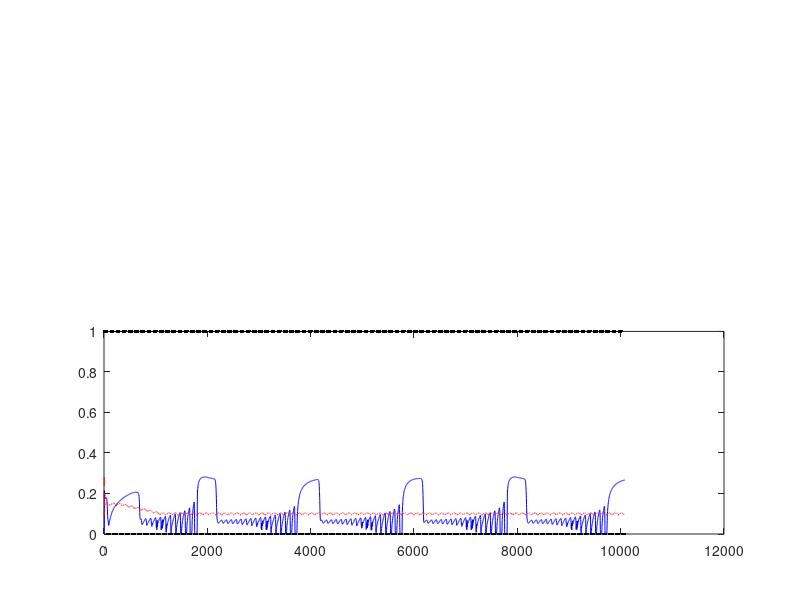
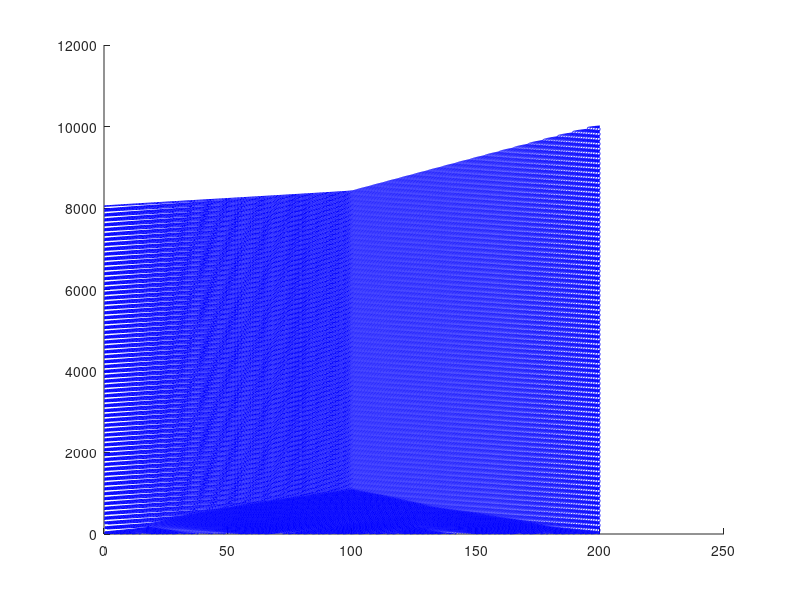

MATLAB code for these plots, in order:
roadlength=200; %total length of the road
tsimul=10000; %Total time of simulation
sigcyc=120; %time signal is red + time signal is green
dutyratio=0.5; %ratio of green signal time to red signal time

silon = 10.0;%10.0;     %%NOV17
%alpha=0.02;  %constant1 for friction coefficent (vehicle to the road);
%bta=0.2;     %bta for acceleration de-acceleration co-efficent
%rt=0.03;       %constant3 reaction time of the driver
rr = 0.0;%0.6;    %limit of random term in the acceleration
dt = [];     %%% collecting all time updates
Vel = [];    %%% collecting all velocity updates

thresholdspeed=0.1; %speed below which a car is considered to be in a congestion
P=100; %P is total number of cars
%P=[5:5:190];%no of cars in the road
%P=[30,35,40,45,50]; %for different densities
%mobility=zeros(1,length(P));
L = roadlength;
Acc = [];

for kl=1:1%no of realization
    alpha=0.6;%gamrnd(silon,0.6/silon,1,P);%rand(1,P);%0.2;  %constant1 for friction coefficent (vehicle to the road);
    bta=0.2;%gamrnd(silon,0.2/silon,1,P);%rand(1,P);%0.2;     %bta for acceleration de-acceleration co-efficent
    rt=0.02;%gamrnd(silon,0.02/silon,1,P);%rand(1,P);%0.3;       %constant3 reaction time of the driver
    for lk=1:length(P)
        p=P(lk)

        specimen_speed=[];
        space_position_eachcar=cell(1,p);
        signalcolor=[];
        focalcar=10;
        sys_speed=[];

        time=0; %initialize time
        mob=[]; %mobility: instantaneous velocity of car
        flow=0; %flow: number of cars that leave signal per signal cycle
        T=[]; %time instants
        t_s=[]; %position vector of the cars



        fp=(1:1:p);%fix the focusing point
        l=randperm(roadlength);
        l=sort(l(1:p),'ascend');%initialize the space position in link 
        vel_h = zeros(1,p);                                   %%%% intitiaing all velocities
        time=0;
        greentime=dutyratio*sigcyc; %total time light is green during a signal cycle
        redtime=sigcyc-greentime;
%        distance_travelled_by_allcar=0;

        while (time<tsimul)
            green=0;
            while (green<greentime)
                
                signalcolor=[signalcolor,1];

                dis_h=[(diff(l)-1),(roadlength-l(end)+l(1)-1)];%distance head
                dis_h = round(dis_h*1e8)/1e8;                               %%%% rounding off distance values to avoid math errors
                diff_v = [diff(vel_h),vel_h(1)-vel_h(end)];                  %%%% relative velocities  %%NOV17
                
                rndm_deceleration=zeros(1,p);                               %%%initialize the random deaccelration
                rdm_arr=randperm(p);                                        %%%randomize the car numbers
                rndm_deceleration(rdm_arr(1))=rr*rand;                     %%%pick the first number in rdm_arr and assign the deceleration radomly between 0 to .6
                
                acc = -(alpha + rndm_deceleration).*vel_h + bta.*(((dis_h+(diff_v.*rt)))./(dis_h+1));%%% acceleration update  %%NOV17
                acc(dis_h==0) = -100;                                       %%% stop if too close to the car in front

                Acc = [Acc, acc(fp==10)];
                
                det = 2*acc.*dis_h + vel_h.^2;                              %%% determinant: u0^2 + 2as, while calculating time, t = (-v0 + sqrt(u0^2 + 2as))/a
                ind_d = find(det>=0 & acc~=0);
                ind_d1 = find(det<0 & acc~=0);
                ind_d2 = find(acc==0 & vel_h~=0 & dis_h~=0);
                Tou = [(sqrt(det(ind_d)) - vel_h(ind_d))./acc(ind_d), -vel_h(ind_d1)./acc(ind_d1), dis_h(ind_d2)./vel_h(ind_d2)];
                tou = min(Tou(Tou~=0));
                g=tou;
                g=(~((green+g)<greentime))*(greentime-green)+((green+g)<greentime)*g;%adjust the green time to make the total green time equals to greentime
                green=green+g;
                dt = [dt,g];                                                %%% collecting all time updates
                d = find(dis_h~=0);
%                dist = vel_h(d)*g + 0.5*acc(d)*g*g;
                l(d) = l(d) + vel_h(d)*g + 0.5*acc(d)*g*g;                  %%% distance update

                flow(end)=flow(end)+length(l(l>L));

              
                vel_h0 = vel_h;                                             %%% collecting the previous velocity  %%NOV17
                
                vel_h = vel_h + acc*g;                                      %%% velocity update
        
                vel_h(vel_h<0) = 0;                                         %%% negative velocities are not possible
         
                sys_speed=[sys_speed,mean(vel_h)];
%                distance_travelled_by_allcar=distance_travelled_by_allcar+sum(dist);

                mob=[mob,vel_h(fp==focalcar)];

                l = mod(l,roadlength);                                      %%% to make sure periodic boundary condition
                [l,ind]=sort(l,'ascend');
                fp=fp(ind);
                vel_h = vel_h(ind);
                
                Vel = [Vel, vel_h(fp==10)];    
                
                
                t_s=[t_s;l];
                T=[T,g];
                for jjjjj=1:p
                    space_position_eachcar{1,jjjjj}=[space_position_eachcar{1,jjjjj},l(fp==jjjjj)];
                end

        
            end
            
            l = mod(l,roadlength);                                          %%% to make sure periodic boundary condition
            [l,ind]=sort(l,'ascend');
            fp=fp(ind);
            red=0;

            
            
            time
            
            
            while (red<redtime)
                signalcolor=[signalcolor,0];
                 %dis_h=[(diff(l)-1),(roadlength-l(end))];%position of the signal is 100
                %%%% the above line is replaced by the following line to include
                %%%% the case where a car just crosses the signal when it turns red
                dis_h=[(diff(l)-1),min((roadlength-l(end)),(roadlength-l(end)+l(1)-1))];%position of the signal is 100
                dis_h = round(dis_h*1e8)/1e8;                               %%%% rounding off distance values to avoid math errors
                diff_v = [diff(vel_h),vel_h(1)-vel_h(end)];                  %%%% relative velocities  %%NOV17
        
                rndm_deceleration=zeros(1,p);                               %%%initialize the random deaccelration
                rdm_arr=randperm(p);                                        %%%randomize the car numbers
                rndm_deceleration(rdm_arr(1))=rr*rand;                     %%%pick the first number in rdm_arr and assign the deceleration radomly between 0 to .6
                
                acc = -(alpha + rndm_deceleration).*vel_h + bta.*(((dis_h+(diff_v.*rt)))./(dis_h+1));%%% acceleration update  %%NOV17
                acc(dis_h==0) = -100;                                       %%% stop if too close to the car in front

                Acc = [Acc, acc(fp==10)];
                
                det = 2*acc.*dis_h + vel_h.^2;                              %%% determinant: u0^2 + 2as, while calculating time, t = (-v0 + sqrt(u0^2 + 2as)0/a
                ind_d = find(det>=0 & acc~=0);
                ind_d1 = find(det<0 & acc~=0);
                ind_d2 = find(acc==0 & vel_h~=0 & dis_h~=0);
                Tou = [(sqrt(det(ind_d)) - vel_h(ind_d))./acc(ind_d), -vel_h(ind_d1)./acc(ind_d1), dis_h(ind_d2)./vel_h(ind_d2)];
                tou = min(Tou(Tou>0));
                r=tou;
                r=(~((red+r)<redtime))*(redtime-red)+((red+r)<redtime)*r;%adjust kmc ts to make the total red time is redtime
                red=red+r;
                dt = [dt,r];                                                %%% collecting all time updates
                d = find(dis_h~=0);
                
%                dist = vel_h(d)*r + 0.5*acc(d)*r*r;
                l(d) = l(d) + vel_h(d)*r + 0.5*acc(d)*r*r;                  %%% distance update
                vel_h = vel_h + acc*r;                                      %%% velocity update
        
                vel_h(vel_h<0) = 0;                                         %%% negative velocities are not possible
%                distance_travelled_by_allcar=distance_travelled_by_allcar+sum(dist);
                sys_speed=[sys_speed,mean(vel_h)];
                
                
                Vel = [Vel, vel_h(fp==10)];    
                
                
                mob=[mob,vel_h(fp==focalcar)];
                t_s=[t_s;l];
                T=[T,r];
        
                for jjjjj=1:p
                    space_position_eachcar{1,jjjjj}=[space_position_eachcar{1,jjjjj},l(fp==jjjjj)];
                end

        
        
            end

            flow=[flow,0];
            time=time+sigcyc;
        end
        
%        mobility(kl,lk)=distance_travelled_by_allcar/(time*p);
    end
    
end%end of no of realization

% density=P/roadlength;
% flow=mobility.*density;%
% %loop; %%%%printng number of loops made
% 
% figure;subplot(1,2,1), plot(density,mobility);
% subplot(1,2,2), plot(density,flow);


c1=cumsum(T);
figure, %subplot(2,1,1), 
%	for i=1:length(c1),
%	hold on,
%	plot3(t_s(i,:),c1(i)*ones(1,p),ones(1,p),'r .');
%    end
subplot(2,1,2),    
plot(c1,mob,'b-');
hold on,
plot(c1,sys_speed,'r--');
plot(c1,signalcolor,'k .');
figure;
for jjjjj=1:p
    x=diff(space_position_eachcar{1,jjjjj});
    y=find(x<0);
    y=[0,y];
    z=space_position_eachcar{1,jjjjj};
    t=c1;
    for jjj=1:length(y) -1
    hold on;plot(space_position_eachcar{1,jjjjj}(y(jjj)+1:y(jjj+1)),c1(y(jjj)+1:y(jjj+1)),'b');%,'color',[1,1,1]/30);
    end
end

